Frame 1 (no input): blank canvas, image omitted
Frame 60 (the mouse pressed at the canvas centre just before this capture): blank canvas, image omitted
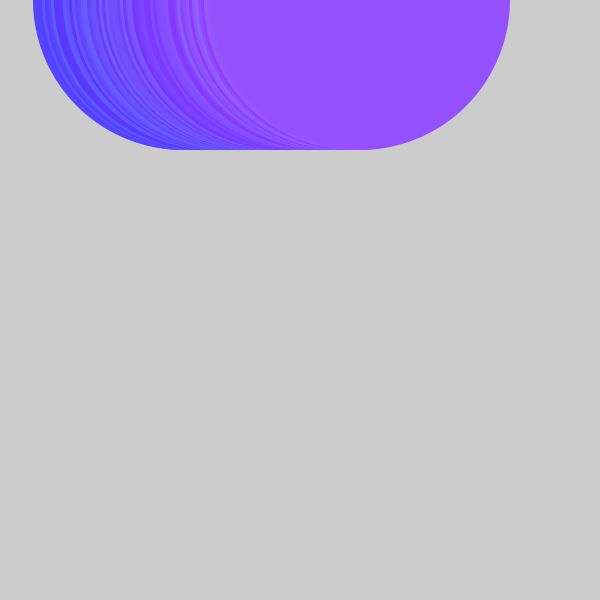
Frame 120 (the mouse held since frame 60 and released just before this capture)

The Processing sketch whose frames 1 and 60 were blank and that drew this single picture after the mouse press (run headless with seeded random() and noise(); from frame 60 on, the mouse is pressed at the canvas centre):

// Processing sketch: patternhomework
// ── patternhomework.pde
//colorful pattern 

int x = 0; 
int y = 0; 
float angle = 0; 

void setup(){
  size(600,600); 
  ellipseMode(CENTER); 
  noStroke(); 
}

void draw(){
  if (x>width){
    x = -150; 
    y += 100;
  }else{
    x+=2; 
  }
 
 x++; 
 
 pushMatrix();
 translate(x,y); 
 rotate(radians(frameCount)); 
 
 noStroke(); 
 fill(map(x, -35, width + 35, 0, 255), random(50,100), mouseY); 
 
 ellipse(0,0,mouseX,mouseY); 
 
 popMatrix(); 
  
  
  
}
